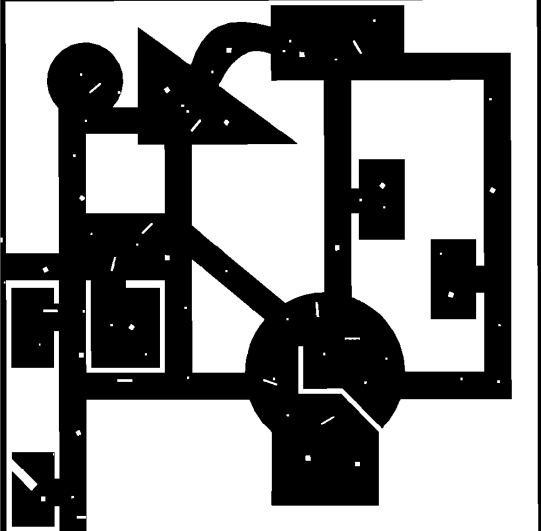
#> input picture mapping.png, 541 x 531 px
$ python Astar_rigid.py
#> lines starting #> are read from the running program, lines starting #| are printed output that depends on the picture; after the words box and inside, x2 and y2 are one past the last pixel; in counts of white or black regions, pixels touching at a corner belong together
### ScenarioMapInfo.py
import imutils
import matplotlib.pyplot as plt

import cv2 as cv

# import matplotlib.lines as mlines
#plt.style.use('seaborn-pastel')
import numpy as np


MAX_X = 1000
MAX_Y = 1000

shared_map = cv.imread("mapping.png")
#> shared_map is the input picture: shape (531, 541, 3); min 0, max 255, mean 140.3
#shared_map = cv.flip(shared_map, 0)
gray = cv.cvtColor(shared_map, cv.COLOR_BGR2GRAY)
x, y,_  = shared_map.shape
#> x = 531; y = 541
MAX_X = x
#> MAX_X = 531
MAX_Y = y
#> MAX_Y = 541

def isValidStep(position, clearance):
    posX = position[0]
    posY = position[1]
    i = 0
    while(i <= clearance):
        if gray[posX][posY] > 127 or gray[posX+i][posY] > 127 or gray[posX][posY+i] > 127 or gray[posX+i][posY+i] > 127:
            return False
        i = i+1

    #if gray[int(position[0])][int(position[1])] == 0 | gray[int(position[0]+clearnace)][int(position[1])] == 0 | \
     #       gray[int(position[0]-clearnace)][int(position[1])] == 0 | gray[int(position[0])][int(position[1]+clearnace)] == 0 |\
      #          gray[int(position[0])][int(position[1]-clearnace)] == 0:
    return True


def showPath(pathValues, Explored):

    for exp in Explored.keys():
        pos = exp.split(',')
        cv.circle(shared_map, (int(pos[1]), int(pos[0])), 1, (255, 255, 0), 1)

    for pathpos in pathValues:
        cv.circle(shared_map, (int(pathpos[1]), int(pathpos[0])), 1, (0, 0, 255), 1)

    cv.imshow("Map", shared_map)
    while (1):
        key = cv.waitKey(10000) & 0xff
#     count = 0
#     circle1 = plt.Circle((plotCircle1[1]), plotCircle1[0], fc=None)
#     circle2 = plt.Circle((plotCircle2[1]), plotCircle2[0], fc=None)
#     circle3 = plt.Circle((plotCircle3[1]), plotCircle3[0], fc=None)
#     circle4 = plt.Circle((plotCircle4[1]), plotCircle4[0], fc=None)
#     square1 = plt.Polygon(plotSquare1)
#     square2 = plt.Polygon(plotSquare2)
#     square3 = plt.Polygon(plotSquare3)
#     borderWall = plt.Polygon(plotBorderWall, fill=None)
#     obstacles = [circle1, circle2, circle3, circle4, square1, square2, square3]
#
#     for item in obstacles:
#         axis.add_patch(item)
#         axis.add_patch(borderWall)
#
#     # xTracepoint1 = []
#     # yTracepoint2 = []
#     #
#     # yTracepoint1 = []
#     # xTracepoint2 = []
#     #
#     # xTrackpoint1 = []
#     # yTrackpoint1 = []
#     #
#     # xTrackpoint2 = []
#     # yTrackpoint2 = []
#     #
#     # imageList = []
#     #
#     # framerate = 30
#     # for itr in range(1, len(STEP_OBJECT_LIST)):
#     #     try:
#     #         startTrace = STEP_OBJECT_LIST[itr * framerate].parent
#     #         xTracepoint1 = startTrace.position[0]
#     #         yTracepoint1 = startTrace.position[1]
#     #         xTracepoint2 = STEP_OBJECT_LIST[itr * framerate].position[0] - startTrace.position[0]
#     #         yTracepoint2 = STEP_OBJECT_LIST[itr * framerate].position[1] - startTrace.position[1]
#     #         axis.quiver(xTracepoint1, yTracepoint1, xTracepoint2, yTracepoint2, units='xy', scale=1, color='blue')
#     #         plt.savefig("./images/frame" + str(count) + ".png", dpi = 500, quality = 80)
#     #         imageList.append("images/frame" + str(count) + ".png")
#     #         # print(len(STEP_OBJECT_LIST))
#     #         print("count:", count)
#     #         count = count + 1
#     #     except:
#     #         break
#     #
#     # for itr in range(1, len(pathValues)):
#     #     try:
#     #         xTrackpoint1 = pathValues[itr][0]
#     #         yTrackpoint1 = pathValues[itr][1]
#     #         xTrackpoint2 = pathValues[itr + 1][0] - pathValues[itr][0]
#     #         yTrackpoint2 = pathValues[itr + 1][1] - pathValues[itr][1]
#     #         axis.quiver(xTrackpoint1, yTrackpoint1, xTrackpoint2, yTrackpoint2, units='xy', scale=1, color='red')
#     #         plt.savefig("./images/frame" + str(count) + ".png", dpi = 500)
#     #         imageList.append("images/frame" + str(count) + ".png")
#     #         print("count:", count)
#     #         count = count + 1
#     #     except:
#     #         break
#     #
#     # output = cv2.VideoWriter("Simulation_Video.avi", cv2.VideoWriter_fourcc(*'XVID'), 20.0, (1280, 720))
#     # for image in imageList:
#     #     display = cv2.imread(image)
#     #     display = cv2.resize(display, (1280, 720))
#     #     output.write(display)
#     # output.release()
#
#     plt.show()

### Astar_rigid.py
import sys
import math
import time
from ScenarioMapInfo import *

# Global Variables
START_POINT = []  # [x, y]
GOAL_POINT = []  # [x, y]
EXPLORED = {}  # x,y,theta and Index
RADIUS = 1 # Radius of bot 0.263 m
STEP_OBJECT_LIST = []
SPEEDS = []
COST_MAP_DICT = {}  # Index and Cost
CLEARANCE = 7


# Definition of Class Step:
class Step:
    # Method to initialize the node with the values/attributes and add the step
    # self: Object of class step
    # parent: Object of class step
    # position: the x,y values of the current step
    # cost: cost of the step to move from the parent to the current position
    def __init__(self, parent, position): #, angle, curveSteps, rpm):

        self.position = position  # [x, y]
        self.parent = parent
        if parent == None:
            self.costToCome = 0.0
        else:
            self.costToCome = parent.costToCome + abs(
                (parent.position[0] - position[0]) ** 2 - (parent.position[1] - position[1]) ** 2) ** 0.5  # cost
        self.cost = self.costToCome + float(
            ((GOAL_POINT[0] - self.position[0]) ** 2 + (GOAL_POINT[1] - self.position[1]) ** 2) ** (
                0.5))  # Euclidean Distance
        print("creating a new step with", position, "and cost", self.cost)
        self.addToGraph()

    def addToGraph(self):
        key = str(self.position[0]) + "," + str(self.position[1])
        value = EXPLORED.get(key)
        if value == None:  # Not Visited
            EXPLORED.update({key: len(STEP_OBJECT_LIST)})
            COST_MAP_DICT.update({len(STEP_OBJECT_LIST): self.cost})
            STEP_OBJECT_LIST.append(self)

    def generateSteps(self):
        X = self.position[0]
        Y = self.position[1]
        for move in [1, 0, -1]:
            for step in [1, 0, -1]:
                newX = X + move
                newY = Y + step

                if newX >= -MAX_X and newX <= MAX_X and newY >= -MAX_Y and newY <= MAX_Y and (
                        isValidStep([newX, newY], RADIUS + CLEARANCE) == True):
                    #plt.plot([xS, newX], [yS, newY], color="blue")
                    print("New x:" + str(newX) + ", New y:" + str(newY))
                    newPosition = [newX, newY]
                    try:
                        if (self.parent.position == newPosition):
                            pass
                        else:
                            # plt.plot([self.position[0], newX], [self.position[0], newY], color="blue")
                            newStep = Step(self, newPosition)
                    except AttributeError:
                        # plt.plot([self.position[0], newX], [self.position[0], newY], color="blue")
                        newStep = Step(self, newPosition)
                else:
                    pass


def backtrack(stepObj):
    pathValues = []
    while stepObj.parent != None:
        pathValues.append([stepObj.position[0], stepObj.position[1]])
        stepObj = stepObj.parent
    pathValues.append([stepObj.position[0], stepObj.position[1]])

    pathValues.reverse()

    print("length of step_object_list", len(STEP_OBJECT_LIST))
    print("length of the pathvalues", len(pathValues))
    print(pathValues)
    showPath(pathValues, EXPLORED)
    return pathValues


def inGoal(position):
    x, y = position[0], position[1]
    if ((x - GOAL_POINT[0]) ** 2 + (y - GOAL_POINT[1]) ** 2 <= (0.1) ** 2):
        return True
    else:
        return False


    # def initiatePlanning(stpt, ftpt, clr):
try:
    #startPoints = input("Enter the Start Points (x,y,theta) position: ")
    START_POINT = [270,10,0]#[int(each) for each in startPoints.split(" ")]
    #goalPoints = input("Enter the Goal Points (x,y) position: ")
    GOAL_POINT = [200,180]#[int(each) for each in goalPoints.split(" ")]

except:
    print("Please enter the proper points: Example: 200 30 30")
    print("Exiting the Algorithm")
    sys.exit(0)

isPossible = 0

if START_POINT[0] >= -MAX_X and START_POINT[0] <= MAX_X and START_POINT[1] >= -MAX_Y and START_POINT[
    1] <= MAX_Y and (
        isValidStep(START_POINT, RADIUS + CLEARANCE) == True):
#> after the loop in isValidStep, `while(i <= clearance):`: i = 9
    isPossible += 1
else:
    print("Invalid Start Point")

if GOAL_POINT[0] >= -MAX_X and GOAL_POINT[0] <= MAX_X and GOAL_POINT[1] >= -MAX_Y and GOAL_POINT[1] <= MAX_Y and (
        isValidStep(GOAL_POINT, RADIUS + CLEARANCE) == True):
    isPossible += 1
else:
    print("Invalid Goal Point")

# To check if both the values are possible to work with in the puzzle
if isPossible == 2:
    root = Step(None, START_POINT[:2])# START_POINT[2], None, None)  # Starting the linked list with start point as the root

    start_time = time.time()
    while True:  # to keep traversing until the goal area is found
        topKey = next(iter(COST_MAP_DICT))
        COST_MAP_DICT.pop(topKey)
        poppedStep = STEP_OBJECT_LIST[topKey]
        if inGoal(poppedStep.position) == True:
            break
        else:
            poppedStep.generateSteps()
            COST_MAP_DICT = {index: totalcost for index, totalcost in
                             sorted(COST_MAP_DICT.items(), key=lambda cost: cost[1])}  # EXPLORED.sort()

    end_time = time.time()

    print("Total Cost to reach the final Point:", poppedStep.costToCome)

    print("total time for A star in seconds: ", end_time - start_time)
    SPEEDS = backtrack(poppedStep)  # To show the backtrack on the graph
#> after the loop in showPath, `for exp in Explored.keys():`:
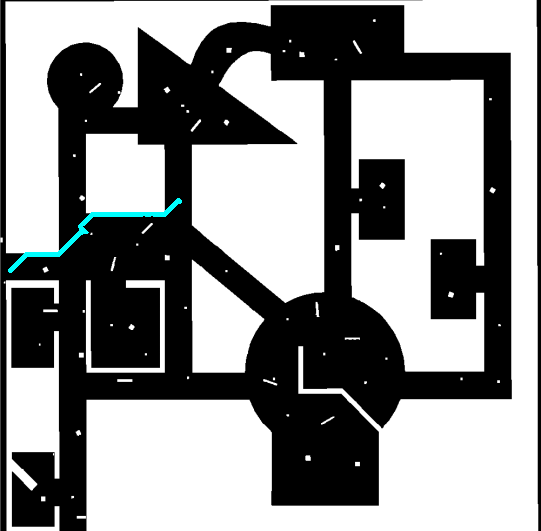
#> shared_map: shape (531, 541, 3); 0.36% of pixels changed, all inside (x1, y1, x2, y2) = (8, 198, 182, 273)
#> after the loop in showPath, `for pathpos in pathValues:`:
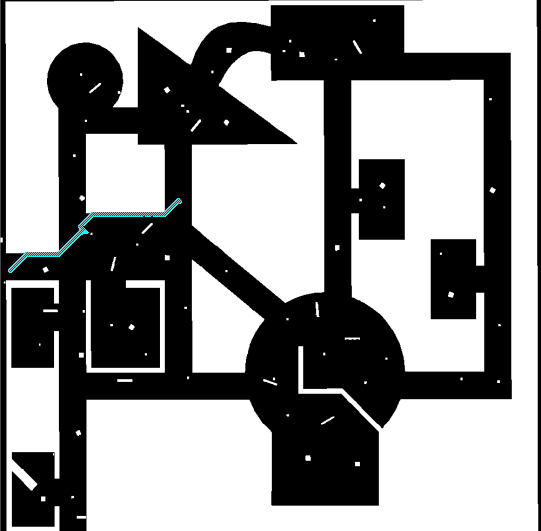
#> shared_map: shape (531, 541, 3); 0.12% of pixels changed, all inside (x1, y1, x2, y2) = (9, 199, 182, 272)
#> (key Esc is pressed here)

else:
    print("Exiting the Algorithm")
    sys.exit(0)
